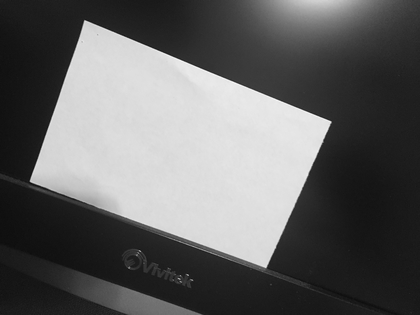
%> input picture input.png, 420 x 315 px, shrunk from 875 x 657 before the run
$ octave splitting.m   (GNU Octave 9; MATLAB toolbox functions it lacks are replaced by stand-ins)
%> lines starting %> are read from the running program, lines starting %| are printed output that depends on the picture; in (x1, y1, x2, y2) boxes, pixels count from 0 and x2, y2 are one past the last pixel; in counts of white or black regions, pixels touching at a corner belong together; the program's own positions count from 1
### splitImageIntoRegions.m
function newregionIm = splitImageIntoRegions(regionIm,pointer,label)


[rows,cols] = find(regionIm == label);
r0= rows(1);
c0 = cols(1);
R = rows(end);
C = cols(end);
middleRow = floor((r0+R)/2);
middleCol = floor((c0+C)/2);

regionIm(r0:middleRow,c0:middleCol)= pointer+1;
regionIm(r0:middleRow, middleCol+1:C)=pointer+2;
regionIm(middleRow+1:R,c0:middleCol)= pointer+3;
regionIm(middleRow+1:R,middleCol+1:C)= pointer+4;


newregionIm = regionIm;
end

### visualize_sp.m
function visualize_sp ( f, regionIm )

g = zeros(size(f), 'uint8');

r0 = min(regionIm(:));
r1 = max(regionIm(:));

for r = r0:r1
    t = regionIm == r;

    t2 = f(t);
    if ( numel(t2) > 0)
        g(t) = uint8(mean(t2));
    end
end

imshow ( g );

### splitting.m
clear all;
close all;
clc;

f= imread('input.png');
%> f is the input picture: size 315x420 uint8; min 14, max 250, mean 98.6
% figure,imshow(f);title('Input Image');
f= double(f);
%> f: size 315x420 double
%% Create a region image.
[R,C] = size(f);
%> R = 315; C = 420
regionIm = ones(R,C,'uint16');
processList = [1];
% visualize_sp(f,regionIm);

%% Threshold given.
Th = 20;

pointer = 1;
while(numel(processList) ~= 0 )
    label = processList(1);

    %% Compute Standard Deviation for the Region.
    [locationsRegion] = find(label== regionIm(:));
    h = std(f(locationsRegion(:)));
    if(h > Th)
        %% Split and Add the 4 Regions into the Process List.
        i = pointer;
        regionIm = splitImageIntoRegions(regionIm,pointer,label);
        j = length(processList);
        processList(j+1:j+4)=0;
        for p = j+1:j+4
            pointer = pointer +1;
            processList(p)= pointer;
        end
    end
%     visualize_sp(f,regionIm);
    processList = processList(2:end);

end
%> this loop made 4185 passes
%> h on passes 1 to 3: 86.6, 94.6, 74.21
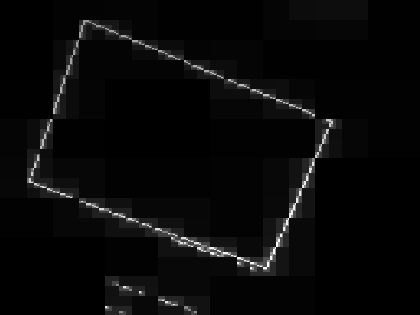
%> regionIm: size 315x420 uint16; min 9, max 4185, mean 161.6; drawn with min black and max white
%> after the loop, i = 4181; j = 1651; pointer = 4185

visualize_sp(f,regionIm);
%> in visualize_sp, `r0 = min(regionIm(:));`: r0 = 9
%> in visualize_sp, `r1 = max(regionIm(:));`: r1 = 4185
%> the loop in visualize_sp, `for r = r0:r1` made 4177 passes
%> pass 1, in visualize_sp, `t = regionIm == r;`:
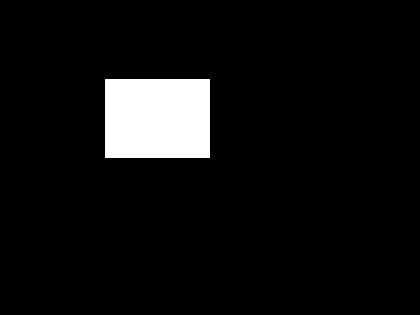
%> t: size 315x420 logical; 6.3% white; 1 white region, box (x1, y1, x2, y2) and area: (105, 79, 210, 158) 8295
